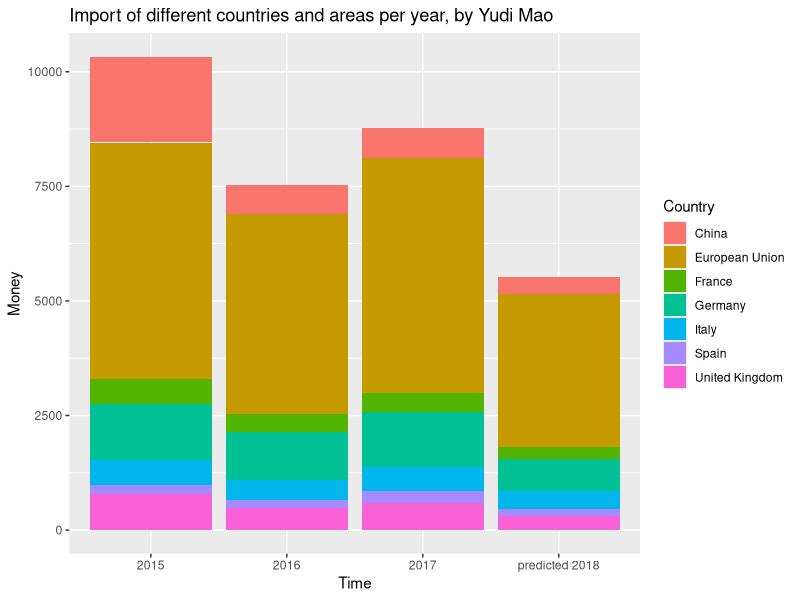
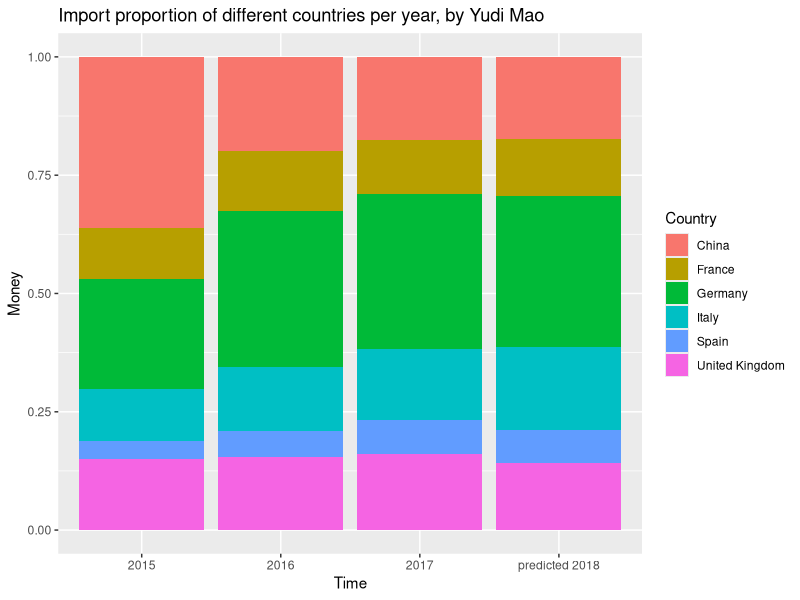
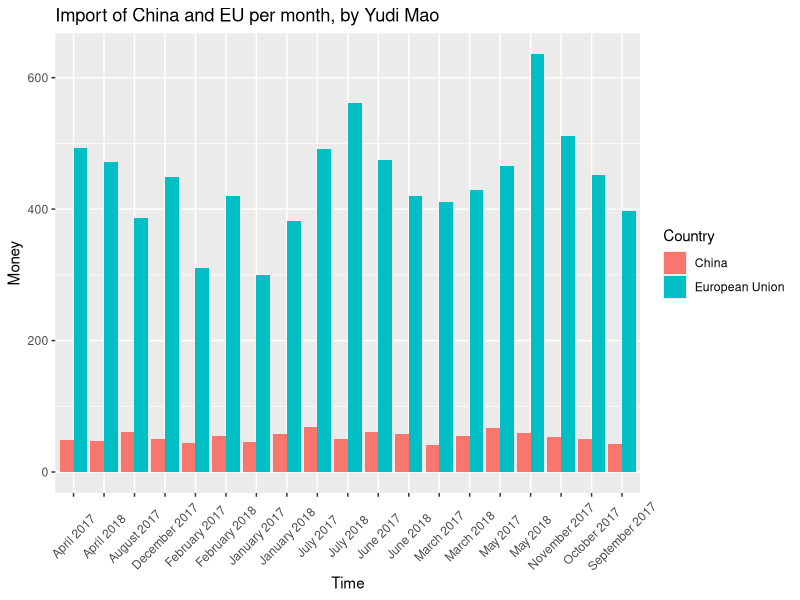

R code for these plots, in order:
## ---- chunk 1
knitr::opts_chunk$set(echo = TRUE, message = FALSE)
## ---- chunk 2
library(tidyverse)
library(readxl)
library(magrittr)

#Input data
usaimport_ds <- read_xlsx("usaimport.xlsx")
colnames(usaimport_ds) <- c("Commodity","Country","Time","Money")

#Filter the subset
iron_steel <- filter(usaimport_ds, Commodity == "72 Iron And Steel")

#Transfor money to per million
iron_steel$Money <- round(as.numeric(iron_steel$Money) / 1000000, 1)
## ---- chunk 3
#Predict 2018
iron_steel$Time[which(iron_steel$Time == "2018 through July")] <- "predicted 2018"
iron_steel$Money[which(iron_steel$Time == "2018")] <- round(iron_steel$Money[which(iron_steel$Time == "predicted 2018")]*12/7, 1)

year_ds <- filter(iron_steel, Time %in% c("2015", "2016", "2017", "predicted 2018"))

#Histogram of different countries and areas
ggplot(data = year_ds) +
  geom_bar(mapping = aes(x = Time, y = Money, fill = Country), stat = "identity") +
  ggtitle("Import of different countries and areas per year, by Yudi Mao")
## ---- chunk 4
#Exclude EU
year_ds_euex <- filter(year_ds, Country != "European Union")

#Histogram of proportion
ggplot(data = year_ds_euex) +
  geom_bar(mapping = aes(x = Time, y = Money, fill = Country), stat = "identity", position = "fill") +
  ggtitle("Import proportion of different countries per year, by Yudi Mao")
## ---- chunk 5
#data of China and EU per month
month_ds <- filter(iron_steel, !Time %in% c("2015", "2016", "2017", "predicted 2018"))
month_ds <- filter(month_ds, Country %in% c("China", "European Union"))

#Curve the line
ggplot(data = month_ds) +
  geom_bar(mapping = aes(x = Time, y = Money, fill = Country), stat = "identity", position = "dodge") +
  ggtitle("Import of China and EU per month, by Yudi Mao") +
  theme(axis.text.x = element_text(angle = 45, hjust = 0.5, vjust = 0.5))
